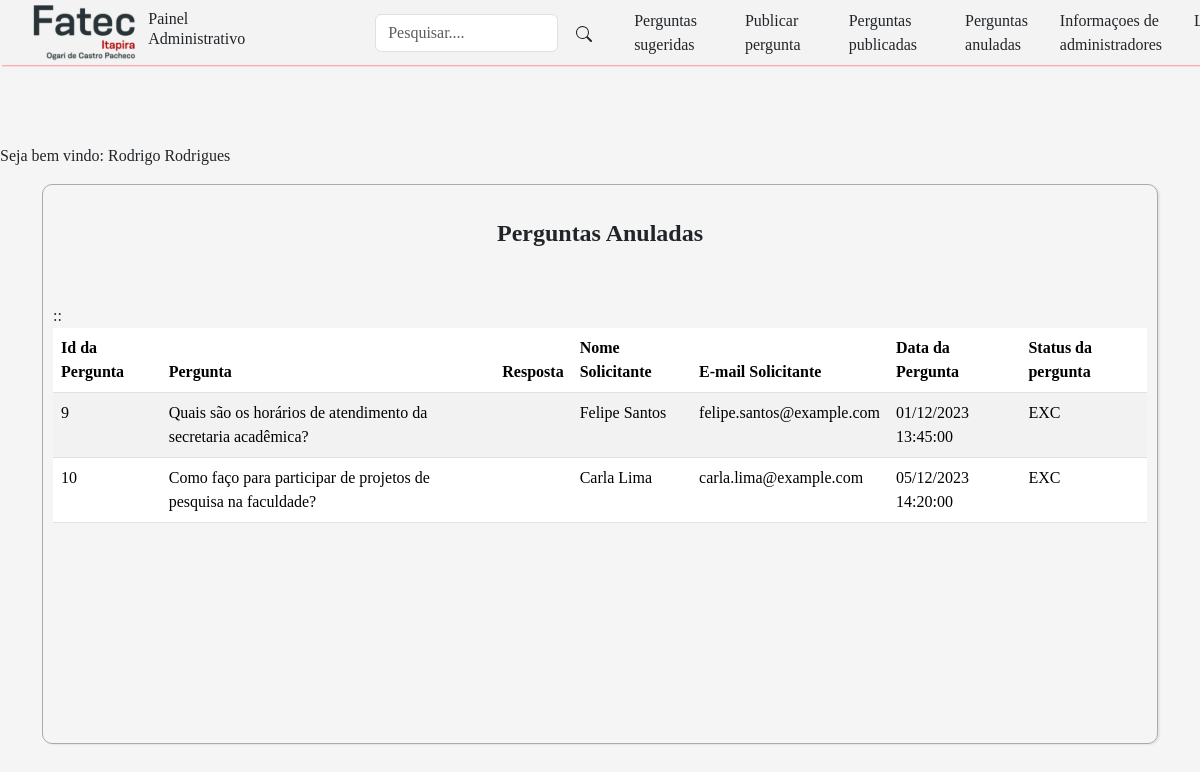
/view/listar_pergunta_anulada.php (signed in), run on the app's committed database.
### tables this page shows
CREATE TABLE tb_perguntas (
    id_pergunta INT AUTO_INCREMENT NOT NULL PRIMARY KEY,
    pergunta TEXT,
    resposta TEXT,
    nome_solicitante VARCHAR(255) NOT NULL,
    email_solicitante VARCHAR(100) NOT NULL,
    situacao VARCHAR(255) NOT NULL,
    data_pergunta DATETIME NOT NULL DEFAULT CURRENT_TIMESTAMP(),
    data_resposta DATETIME,
    adm_id_resposta INT,
    CONSTRAINT fk_tb_adm_adm_id FOREIGN KEY (adm_id_resposta) REFERENCES tb_adm(adm_id),
    status_pergunta ENUM('NR','RES','EXC') DEFAULT 'NR',
    view INT DEFAULT 0
);

### view/listar_pergunta_anulada.php (the view, shortened to what this page needs)
<?php
if (isset($_SESSION['nome_adm_logado'])) {
    $nome_adm = $_SESSION['nome_adm_logado'];
} else {
    header('Location: ../login.html');
    exit();
    echo "Sessão não iniciada.";
}
require_once "../class/pergunta.php";
require_once "../conexao.php";
if(!empty($_GET['search']))
{
    $data = $_GET['search'];
    $sql = "SELECT * FROM tb_perguntas WHERE (id_pergunta LIKE '%$data%'  or pergunta LIKE '%$data%' or resposta LIKE '%$data%') and status_pergunta = 'EXC' ORDER BY id_pergunta DESC";
}
else
{
    $sql ="SELECT * FROM tb_perguntas WHERE status_pergunta = 'EXC' ORDER BY id_pergunta";
}
$result = $conexao->query($sql);
?>
<!DOCTYPE html>
<html lang="pt-BR">
<head>
    <link href="https://cdn.jsdelivr.net/npm/bootstrap@5.3.2/dist/css/bootstrap.min.css" rel="stylesheet">
    <link href="../css/areaadmin.css" rel="stylesheet">
</head>
<body>
<header>
        <nav class="navbar navbar-expand-lg fixed-top" >
            <img class="logo" src="../img/FATEC.svg">
                <div class="container ">
                <h2 class="nav-link text-light text-dark">Painel Administrativo</h2>
                <div class="box-search">
                <input type="search" class="form-control w=25" id="pesquisar" placeholder="Pesquisar...." onkeydown="handleKeyPress(event)">
                    <button class="btn" onclick="searchData()" style="margin-left:5px;">
                    </button>
                </div>
                <div class="collapse navbar-collapse  " id="navbarNav">
                <ul class="navbar-nav">
                        <li class="nav-item mx-3" >
                            <a class="nav-link text-dark" href="listar_pergunta_sugerida.php">Perguntas sugeridas</a>
                        </li>
                        <li class="nav-item mx-3">
                            <a class="nav-link text-dark" href="form_nova_pergunta.php">Publicar pergunta</a>
                        </li>
                        <li class="nav-item mx-3">
                            <a class="nav-link text-dark" href="listar_pergunta_publicada.php">Perguntas publicadas</a>
                        </li>
                        <li class="nav-item mx-3">
                            <a class="nav-link text-dark" href="listar_pergunta_anulada.php">Perguntas anuladas</a>
                        </li>
                            <a class="nav-link text-dark" href="listar_adm.php">Informaçoes de administradores</a>
                        <li class="nav-item mx-3">
                            <a class="nav-link text-dark" href="?logout=true"> Logout</a>
                        </li>
                    </ul>
                    </div>
            </div>
        </nav>
    </header>
    <br><br><br><br><br><br>
    <?php echo "<p>Seja bem vindo: $nome_adm</p>" ?>
    <main>
    <div class="container">
            <div class="table-container">
                <table class="table table-striped bg-light">
                    <thead>
                        <br>
                        <h4>Perguntas Anuladas</h4>
                        <br><br>
                        <tr>
                            <th>Id da Pergunta</th>
                            <th>Pergunta</th>
                            <th>Resposta</th>
                            <th>Nome Solicitante</th>
                            <th>E-mail Solicitante</th>
                            <th>Data da Pergunta</th>
                            <th>Status da pergunta</th>
                        </tr>
                    </thead>
                        <tbody>
                        <?php
                        while($user_data = $result-> fetch(PDO::FETCH_ASSOC))
                        {
                            echo"<tr>:";
                            echo"<td>".$user_data['id_pergunta']."</td>";
                            echo"<td>".$user_data['pergunta']."</td>";
                            echo"<td>".$user_data['resposta']."</td>";
                            echo"<td>".$user_data['nome_solicitante']."</td>";
                            echo"<td>".$user_data['email_solicitante']."</td>";
                            echo "<td>".date('d/m/Y H:i:s', strtotime($user_data['data_pergunta']))."</td>";
                            echo"<td>".$user_data['status_pergunta']."</td>";
                        }
                    ?>
                        </tbody>
                </table>
            </div>
        </div>
    </main>
</body>
</html>

### css/areaadmin.css (style rules this page uses)
body { background-color:#F5F5F5; font-family: Tahoma; }
nav { height: 65px;background-color:#F3F3F3; box-shadow:2px 1px 1.5px #FF9393; }
.table-container { height: 70vh; overflow-x: auto; border: solid 0.5px #AAAAAA; border-radius: 10px; box-shadow:2px 1px 1.5px #E5E5E5; padding: 10px; }
th { padding:10px; }
h4 { text-align: center;font-weight: bold; }
h2 { font-size: 20px;margin-right: 125px; }
.box-search { display:flex; padding:5px; width:500px; align-items: center; }
.logo { margin-left: 33px;height: 65px;margin-top: 10px; }

### data on the page
tb_perguntas: id_pergunta "9", pergunta "Quais são os horários de atendimento da secretaria acadêmica?", nome_solicitante "Felipe Santos", email_solicitante "felipe.santos@example.com", data_pergunta "01/12/2023 13:45:00", status_pergunta "EXC"
tb_perguntas: id_pergunta "10", pergunta "Como faço para participar de projetos de pesquisa na faculdade?", nome_solicitante "Carla Lima", email_solicitante "carla.lima@example.com", data_pergunta "05/12/2023 14:20:00", status_pergunta "EXC"

### other printed values
$nome_adm "Rodrigo Rodrigues"
